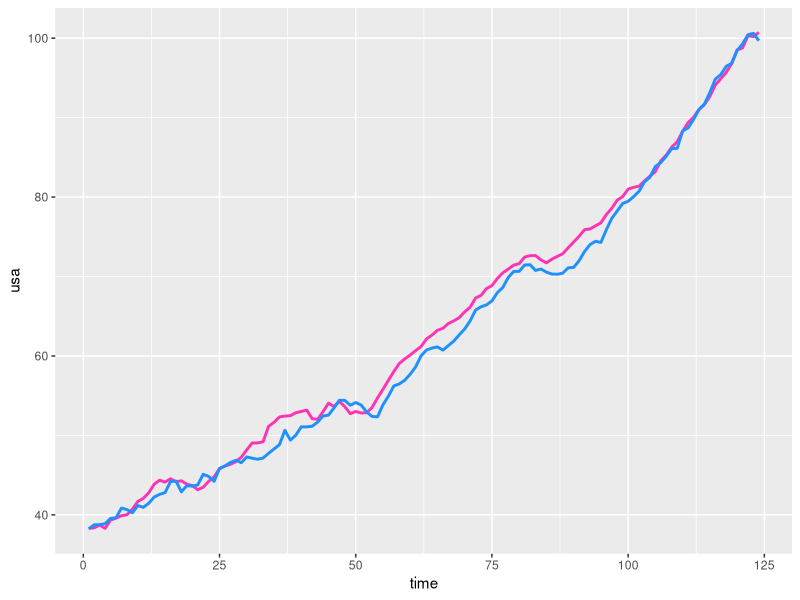
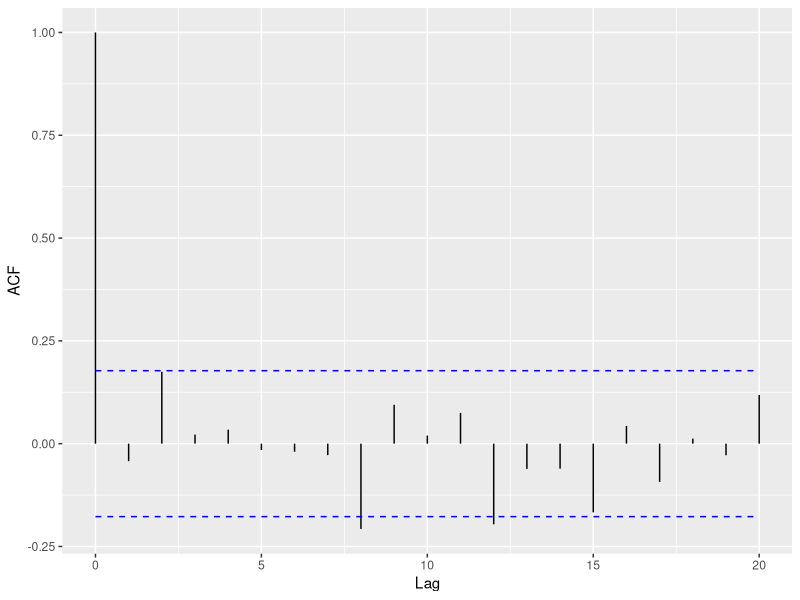
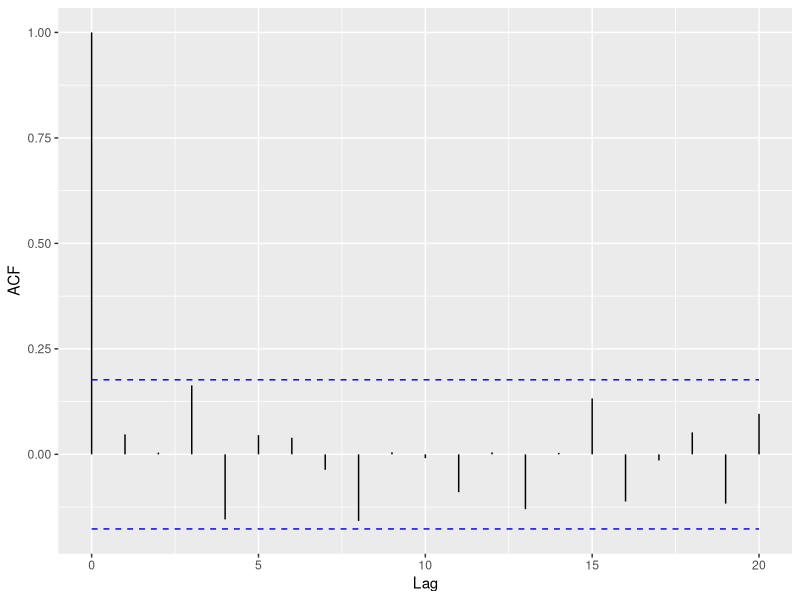

Reproduce these figures in R, in order. (Note: this script raises an error after producing the figures.)
setwd("/datascience/projects/statisticallyfit/github/learningprogramming/R/RStats/learneconometrics/CarterHill_PrinciplesOfEconometrics/Chapter13_VARandVECmodels")
rm(list=ls())

library(ggplot2)
library(foreign)
library(ggfortify)
library(reshape2)
library(urca)
# Data from: http://www.principlesofeconometrics.com/poe4/poe4stata.htm



## Part a) - are the series stationary?
gdp <- read.dta("gdp.dta")
gdp$time <- seq(1,124)
ggplot() + 
      geom_line(data=gdp, aes(x=time, y=usa), lwd=1, colour="maroon1") + 
      geom_line(data=gdp, aes(x=time, y=aus), lwd=1, colour="dodgerblue") 

usa.df <- ur.df(gdp$usa, type="trend", lags=1); usa.df
autoplot(acf(usa.df@res, lag.max = 20, plot=FALSE))  # one term needed

aus.df <- ur.df(gdp$aus, type="trend", lags=0); aus.df
autoplot(acf(aus.df@res, lag.max = 20, plot=FALSE)) # ok so no augmentation terms are needed

# TAUs are too small so nonstationary





## Part b) test for cointegration
# with constant 
a <- gdp$aus; u <- gdp$usa
gdp <- data.frame(aus=a, usa=u)
cointegrationTest(gdp, type="constant")
# without constant (it was negative so not making sense)
cointegrationTest(gdp, type="none")





# Part c) estimate the VEC model
gdp$time <- NULL
VEC(gdp, type="const") #my custom function (using VECM underneath)
